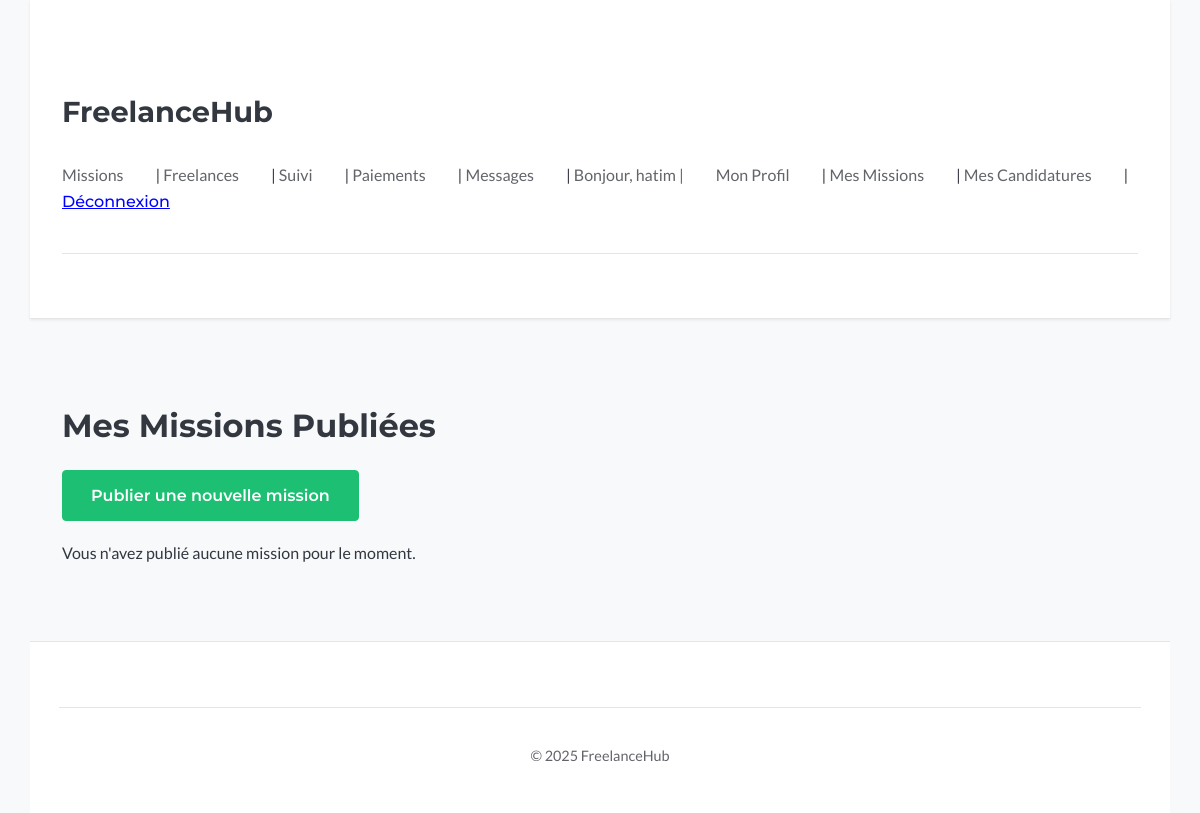
The app's page /missions/my-missions/ (signed in), older data.
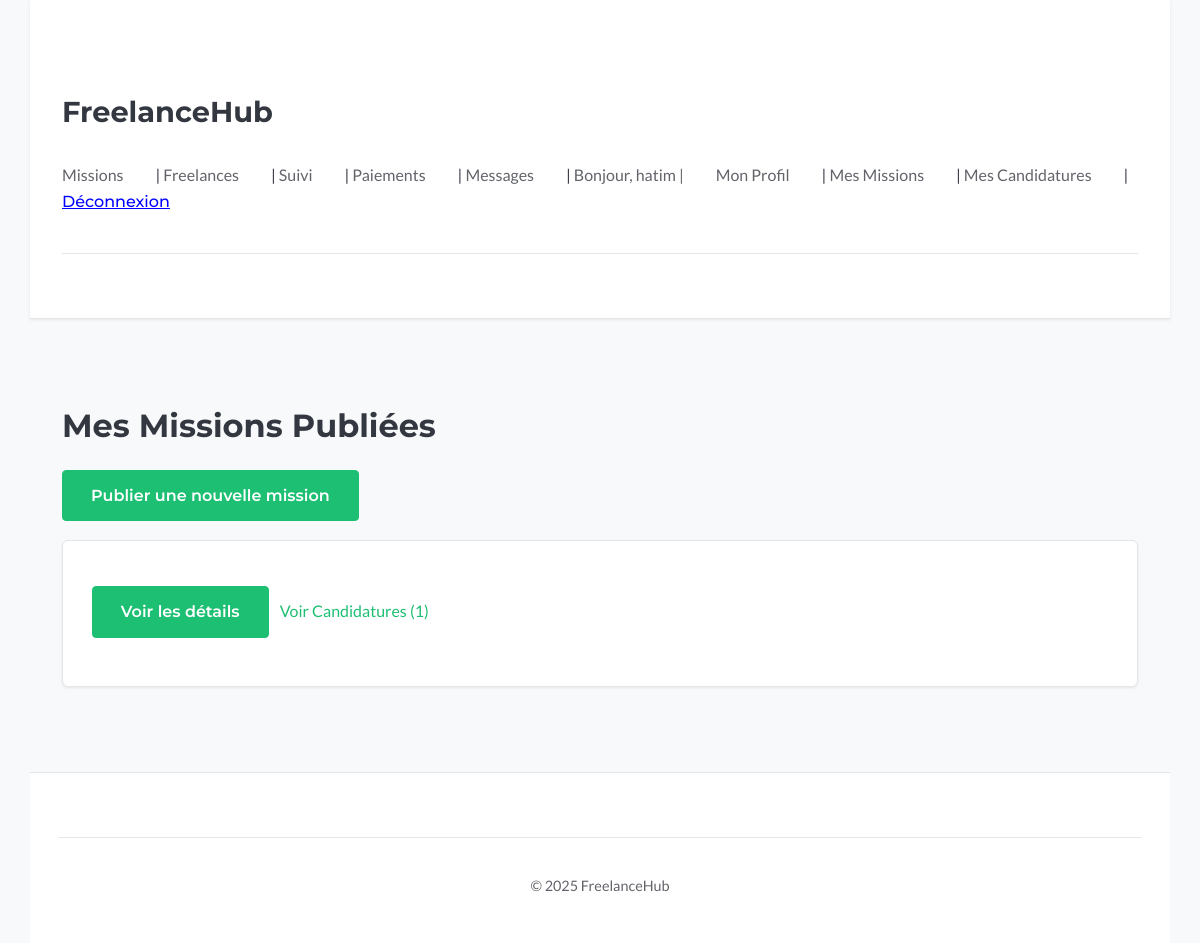
The same page, newer data.
### missions/models.py (models this page shows, shortened)
class Mission(models.Model):
    client = models.ForeignKey(
        settings.AUTH_USER_MODEL,
        on_delete=models.CASCADE,  # Si le client est supprimé, ses missions aussi
        related_name="missions_publiees",
        verbose_name="Client",
    )
    titre = models.CharField(max_length=255, verbose_name="Titre de la mission")
    description = models.TextField(verbose_name="Description détaillée")
    competences_requises = models.TextField(
        blank=True, null=True, verbose_name="Compétences requises"
    )  # Ou ManyToMany vers un modèle Skill
    budget_propose = models.DecimalField(
        max_digits=10,
        decimal_places=2,
        blank=True,
        null=True,
        verbose_name="Budget proposé (€)",
    )
    duree_estimee = models.CharField(
        max_length=100, blank=True, null=True, verbose_name="Durée estimée"
    )  # Ex: "2 semaines", "1 mois"
    date_publication = models.DateTimeField(
        auto_now_add=True, verbose_name="Date de publication"
    )  # Se met automatiquement à la création
    date_limite_candidature = models.DateField(
        blank=True, null=True, verbose_name="Date limite pour postuler"
    )
    date_debut_souhaitee = models.DateField(
        blank=True, null=True, verbose_name="Date de début souhaitée"
    )
    date_fin_souhaitee = models.DateField(
        blank=True, null=True, verbose_name="Date de fin souhaitée"
    )
    statut = models.CharField(
        max_length=20,
        choices=MissionStatus.choices,
        default=MissionStatus.OPEN,
        verbose_name="Statut",
    )
    freelance_assigne = models.ForeignKey(
        settings.AUTH_USER_MODEL,
        on_delete=models.SET_NULL,  # Si le freelance est supprimé, la mission n'est plus assignée mais existe toujours
        related_name="missions_assignees",
        blank=True,  # Non obligatoire (au début, pas de freelance assigné)
        null=True,  # Peut être vide en BDD
        verbose_name="Freelance Assigné",
    )
    class Meta:
        verbose_name = "Mission"
        verbose_name_plural = "Missions"
        ordering = [
            "-date_publication"
        ]  # Ordonner par défaut les missions de la plus récente à la plus ancienne

### missions/views.py (the view)
# urls.py: path('my-missions/', views.my_missions_view, name='my_missions'),
@login_required
def my_missions_view(request):
    missions_utilisateur = Mission.objects.filter(client=request.user).order_by(
        "-date_publication"
    )
    context = {
        "missions": missions_utilisateur,
    }
    return render(request, "missions/my_missions.html", context)

### missions/templates/missions/my_missions.html (shortened to what this page needs)
{% extends "base.html" %}
{% block content %}
  <h2>Mes Missions Publiées</h2>
  <p><a href="{% url 'missions:create' %}" class="button">Publier une nouvelle mission</a></p>
  {% if missions %}
    {% for mission in missions %}
    <article class="card">
      <p>
          <a href="{% url 'missions:detail' mission.pk %}" class="button button-secondary">Voir les détails</a>
          <a href="{% url 'missions:view_candidatures' mission.pk %}" style="margin-left: 0.5em;">Voir Candidatures ({{ mission.candidatures.count }})</a>
      </p>
    </article>
    {% endfor %}
  {% else %}
    <p>Vous n'avez publié aucune mission pour le moment.</p>
  {% endif %}
{% endblock %}

Row changes from the older to the newer data that the page shows:
added Mission: candidatures.count "1"
Text that changed along with them:
text no longer shown: "Vous n'avez publié aucune mission pour le moment."
